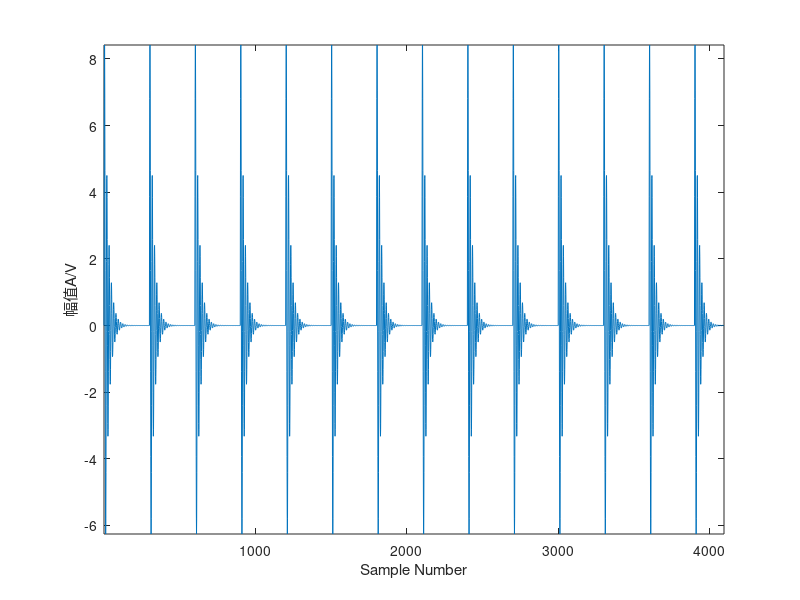

Write the MATLAB code that produced this figure. (Note: this script raises an error after producing the figure.)
% VMD去噪
clc
clear all
close all

addpath('.\公式插件包\');
% 构建原始仿真冲击信号
fs = 30e3;                  % 采样频率
fn = 2e3/1;                   % 固有频率
y0 =10;                      % 位移常数
g = 0.1;                     % 阻尼系数
T = 0.005*2;                   % 重复周期
N = 4096;                  % 采样点数
NT = round(fs*T);      % 单周期采样点数
t = 0:1/fs:(N-1)/fs;      % 采样时刻
t0 = 0:1/fs:(NT-1)/fs;  % 单周期采样时刻
K = ceil(N/NT)+1;       % 重复次数
y = [];
for i = 1:K
    y = [y,y0*exp(-g*2*pi*fn*t0).*sin(2*pi*fn*sqrt(1-g^2)*t0)];
end
x = y(1:N);
figure(1)
plot(x);
ylabel('幅值A/V');%%%%纵坐标的含义
xlabel('Sample Number');%%%%横坐标的含义
   axis tight 
%  axis([0,4000,-inf,inf]);
% 信噪比和信号指定功率
amp=-10;%加入随机噪声，加噪后信噪比为-2
y=noisegen(x,amp);
SNRValues1 = amp;
%%  
K=4;%分解层数
[u,residual] = vmd(y,'Nu',K);
u=u';
denoise=sum(u(2:K,:));
%%
%硬阈值
% o=find(abs(denoise)<9);
% denoise(o)=0;
%%
origSignal=x;
errorSignal1=denoise-x;
signal_2 = (sum(origSignal(:).^2));
noise_2 = (sum(errorSignal1(:).^2));
SNRValues2 = 10*log10(signal_2./noise_2);
% 输出初始和最终信噪比
fprintf('初始信噪比（SNRValues1）: %.2f dB\n', SNRValues1);
fprintf('最终信噪比（SNRValues2）: %.2f dB\n', SNRValues2);


figure(5)
subplot(3,1,1)
plot(x)
title('原始无噪信号')
subplot(3,1,2)
plot(y)
title('加噪的信号')
subplot(3,1,3)
plot(denoise)
title('去噪后的信号')

sgtitle('VMD去噪')

figure(2)
[m n]=size(u);
for i=1:m
    subplot(m+1,1,i)
    plot(u(i,:))
    title(['IMF',num2str(i)])
end
subplot(m+1,1,m+1)
plot(residual')
title('残差')
sgtitle('各模态和残差')
%%
figure(5)
y0=fft(x,N);%傅里叶变换
mag0=abs(y0);
f=(0:length(y0)-1)'*fs/length(y0);
plot(f(1:N/2),mag0(1:N/2));%绘制频谱图
ylabel('幅值');xlabel('频率/HZ')
title('原始无噪频域图');
figure(6)
y1=fft(y,N);%傅里叶变换
mag1=abs(y1);
plot(f(1:N/2),mag1(1:N/2));%绘制频谱图
ylabel('幅值');xlabel('频率/HZ')
title('加噪后频域图');
figure(7)
y2=fft(denoise,N);%傅里叶变换
mag2=abs(y2);
plot(f(1:N/2),mag2(1:N/2));%绘制频谱图
ylabel('Amp');xlabel('Frequency/Hz')
title('(d)');
ylim([0 2000]);
x_min = 0;
x_max = 5000;
y_min = 0;
y_max = 2000;
% 绘制虚线框
hold on;
rectangle('Position', [x_min, y_min, x_max - x_min, y_max - y_min], 'EdgeColor', 'r', 'LineStyle', '--');
hold off;
% 绘制局部放大的图
figure(11);
plot(f(1:N/2),mag2(1:N/2));
ylabel('Amp');%%%%纵坐标的含义
xlabel('Frequency/Hz');%%%%横坐标的含义
title('(d1)');
 % 设置局部放大的区域
xlim([0, 5000]); % 设置 X 轴范围为 [2, 4]
ylim([0, 2000]); % 设置 Y 轴范围为 [0.5, 1]
figure(8)

pspectrum(denoise,t,'spectrogram','TimeResolution', 0.1,...
    'OverlapPercent',99,'Leakage',0.85) %计算绘制时谱图,时间分辨率为0.1，相邻段之间重叠为99%，频谱泄漏量为0.85
title('(d)');
ylabel('Frequency/kHz');%%%%纵坐标的含义
xlabel('Time/s');%%%%横坐标的含义
figure(9)
plot(denoise);
ylabel('Amp');%%%%纵坐标的含义
xlabel('Sample Number');%%%%横坐标的含义
title('(d)');
   axis tight  
     ylim([-15 15]);
%%
%%
% 1. 计算数据的平均值
mean_data1 = mean(x);
mean_data2 = mean(denoise);

% 2. 计算数据的标准差
std_data1 = std(x);
std_data2 = std(denoise);

% 3. 计算协方差
covariance = cov(x, denoise);

% 4. 计算皮尔逊相关系数
pearson_corr = covariance(1,2) / (std_data1 * std_data2);

% 显示结果
disp(['皮尔逊相关系数 (Pearson correlation) = ', num2str(pearson_corr)]);
